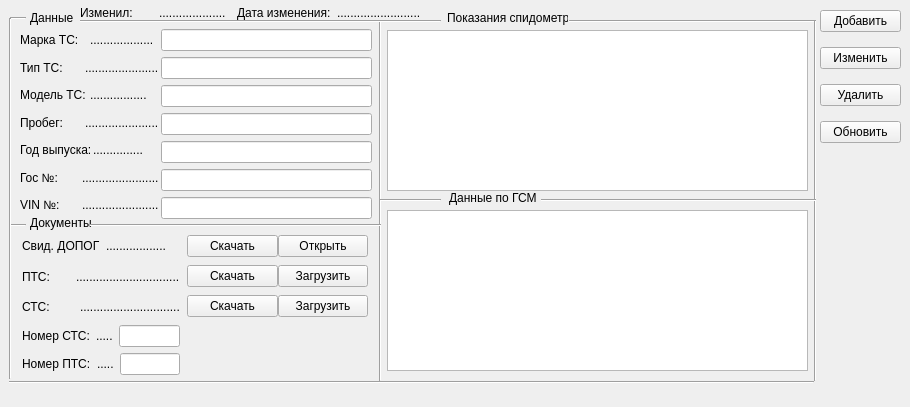
      <widget class="QWidget" name="kartaTC">
       <attribute name="title">
        <string>Карта ТС</string>
       </attribute>
       <widget class="Line" name="line">
        <property name="geometry">
         <rect>
          <x>0</x>
          <y>198</y>
          <width>20</width>
          <height>171</height>
         </rect>
        </property>
        <property name="orientation">
         <enum>Qt::Vertical</enum>
        </property>
       </widget>
       <widget class="Line" name="line_2">
        <property name="geometry">
         <rect>
          <x>10</x>
          <y>10</y>
          <width>16</width>
          <height>16</height>
         </rect>
        </property>
        <property name="orientation">
         <enum>Qt::Horizontal</enum>
        </property>
       </widget>
       <widget class="Line" name="line_3">
        <property name="geometry">
         <rect>
          <x>805</x>
          <y>20</y>
          <width>20</width>
          <height>361</height>
         </rect>
        </property>
        <property name="orientation">
         <enum>Qt::Vertical</enum>
        </property>
       </widget>
       <widget class="Line" name="line_4">
        <property name="geometry">
         <rect>
          <x>9</x>
          <y>217</y>
          <width>17</width>
          <height>16</height>
         </rect>
        </property>
        <property name="orientation">
         <enum>Qt::Horizontal</enum>
        </property>
       </widget>
       <widget class="Line" name="line_5">
        <property name="geometry">
         <rect>
          <x>370</x>
          <y>20</y>
          <width>20</width>
          <height>361</height>
         </rect>
        </property>
        <property name="sizePolicy">
         <sizepolicy hsizetype="Fixed" vsizetype="Minimum">
          <horstretch>9</horstretch>
          <verstretch>0</verstretch>
         </sizepolicy>
        </property>
        <property name="orientation">
         <enum>Qt::Vertical</enum>
        </property>
       </widget>
       <widget class="Line" name="line_6">
        <property name="geometry">
         <rect>
          <x>9</x>
          <y>367</y>
          <width>805</width>
          <height>31</height>
         </rect>
        </property>
        <property name="orientation">
         <enum>Qt::Horizontal</enum>
        </property>
       </widget>
       <widget class="QLabel" name="label_18">
        <property name="geometry">
         <rect>
          <x>30</x>
          <y>10</y>
          <width>51</width>
          <height>16</height>
         </rect>
        </property>
        <property name="text">
         <string>Данные</string>
        </property>
       </widget>
       <widget class="QLabel" name="label_19">
        <property name="geometry">
         <rect>
          <x>30</x>
          <y>215</y>
          <width>70</width>
          <height>16</height>
         </rect>
        </property>
        <property name="text">
         <string>Документы</string>
        </property>
       </widget>
       <widget class="Line" name="line_7">
        <property name="geometry">
         <rect>
          <x>90</x>
          <y>215</y>
          <width>291</width>
          <height>20</height>
         </rect>
        </property>
        <property name="orientation">
         <enum>Qt::Horizontal</enum>
        </property>
       </widget>
       <widget class="Line" name="line_8">
        <property name="geometry">
         <rect>
          <x>80</x>
          <y>11</y>
          <width>361</width>
          <height>20</height>
         </rect>
        </property>
        <property name="orientation">
         <enum>Qt::Horizontal</enum>
        </property>
       </widget>
       <widget class="QLabel" name="label_27">
        <property name="geometry">
         <rect>
          <x>449</x>
          <y>190</y>
          <width>91</width>
          <height>16</height>
         </rect>
        </property>
        <property name="text">
         <string>Данные по ГСМ</string>
        </property>
       </widget>
       <widget class="Line" name="line_9">
        <property name="geometry">
         <rect>
          <x>541</x>
          <y>190</y>
          <width>275</width>
          <height>20</height>
         </rect>
        </property>
        <property name="orientation">
         <enum>Qt::Horizontal</enum>
        </property>
       </widget>
       <widget class="Line" name="line_10">
        <property name="geometry">
         <rect>
          <x>569</x>
          <y>11</y>
          <width>246</width>
          <height>20</height>
         </rect>
        </property>
        <property name="orientation">
         <enum>Qt::Horizontal</enum>
        </property>
       </widget>
       <widget class="QWidget" name="layoutWidget">
        <property name="geometry">
         <rect>
          <x>0</x>
          <y>0</y>
          <width>2</width>
          <height>2</height>
         </rect>
        </property>
        <layout class="QHBoxLayout" name="horizontalLayout_6"/>
       </widget>
       <widget class="Line" name="line_11">
        <property name="geometry">
         <rect>
          <x>0</x>
          <y>18</y>
          <width>20</width>
          <height>361</height>
         </rect>
        </property>
        <property name="orientation">
         <enum>Qt::Vertical</enum>
        </property>
       </widget>
       <widget class="QWidget" name="layoutWidget">
        <property name="geometry">
         <rect>
          <x>161</x>
          <y>29</y>
          <width>211</width>
          <height>192</height>
         </rect>
        </property>
        <layout class="QVBoxLayout" name="verticalLayout">
         <item>
          <widget class="QLineEdit" name="markaTC">
           <property name="toolTip">
            <string>Введите марку ТС</string>
           </property>
          </widget>
         </item>
         <item>
          <widget class="QLineEdit" name="typeTC">
           <property name="sizePolicy">
            <sizepolicy hsizetype="Expanding" vsizetype="Fixed">
             <horstretch>0</horstretch>
             <verstretch>0</verstretch>
            </sizepolicy>
           </property>
           <property name="toolTip">
            <string>Введите тип ТС</string>
           </property>
          </widget>
         </item>
         <item>
          <widget class="QLineEdit" name="modelTC">
           <property name="sizePolicy">
            <sizepolicy hsizetype="Preferred" vsizetype="Fixed">
             <horstretch>1</horstretch>
             <verstretch>0</verstretch>
            </sizepolicy>
           </property>
           <property name="toolTip">
            <string>Введите модель ТС</string>
           </property>
          </widget>
         </item>
         <item>
          <widget class="QLineEdit" name="probeg">
           <property name="toolTip">
            <string>Введите пробег ТС,на данный момент времени</string>
           </property>
          </widget>
         </item>
         <item>
          <widget class="QLineEdit" name="godVipuska"/>
         </item>
         <item>
          <widget class="QLineEdit" name="gosNo">
           <property name="toolTip">
            <string>Введите гос.номер ТС</string>
           </property>
          </widget>
         </item>
         <item>
          <widget class="QLineEdit" name="vinNo">
           <property name="toolTip">
            <string>Введите VIN ТС</string>
           </property>
          </widget>
         </item>
        </layout>
       </widget>
       <widget class="QWidget" name="layoutWidget">
        <property name="geometry">
         <rect>
          <x>20</x>
          <y>27</y>
          <width>139</width>
          <height>191</height>
         </rect>
        </property>
        <layout class="QVBoxLayout" name="verticalLayout_2">
         <property name="spacing">
          <number>1</number>
         </property>
         <item>
          <layout class="QHBoxLayout" name="horizontalLayout_5">
           <item>
            <widget class="QLabel" name="label">
             <property name="text">
              <string>Марка ТС:</string>
             </property>
            </widget>
           </item>
           <item>
            <widget class="QLabel" name="label_4">
             <property name="text">
              <string>...................</string>
             </property>
            </widget>
           </item>
          </layout>
         </item>
         <item>
          <layout class="QHBoxLayout" name="horizontalLayout_7">
           <item>
            <widget class="QLabel" name="label_6">
             <property name="text">
              <string>Тип ТС:</string>
             </property>
            </widget>
           </item>
           <item>
            <widget class="QLabel" name="label_16">
             <property name="text">
              <string>......................</string>
             </property>
            </widget>
           </item>
          </layout>
         </item>
         <item>
          <layout class="QHBoxLayout" name="horizontalLayout_8">
           <item>
            <widget class="QLabel" name="label_2">
             <property name="text">
              <string>Модель ТС:</string>
             </property>
            </widget>
           </item>
           <item>
            <widget class="QLabel" name="label_17">
             <property name="text">
              <string>.................</string>
             </property>
            </widget>
           </item>
          </layout>
         </item>
         <item>
          <layout class="QHBoxLayout" name="horizontalLayout_9">
           <item>
            <widget class="QLabel" name="label_11">
             <property name="text">
              <string>Пробег:</string>
             </property>
            </widget>
           </item>
           <item>
            <widget class="QLabel" name="label_15">
             <property name="text">
              <string>......................</string>
             </property>
            </widget>
           </item>
          </layout>
         </item>
         <item>
          <layout class="QHBoxLayout" name="horizontalLayout_10">
           <item>
            <widget class="QLabel" name="label_3">
             <property name="text">
              <string>Год выпуска:</string>
             </property>
            </widget>
           </item>
           <item>
            <widget class="QLabel" name="label_14">
             <property name="text">
              <string>...............</string>
             </property>
            </widget>
           </item>
          </layout>
         </item>
         <item>
          <layout class="QHBoxLayout" name="horizontalLayout_11">
           <item>
            <widget class="QLabel" name="label_5">
             <property name="text">
              <string>Гос №:</string>
             </property>
            </widget>
           </item>
           <item>
            <widget class="QLabel" name="label_13">
             <property name="text">
              <string>.......................</string>
             </property>
            </widget>
           </item>
          </layout>
         </item>
         <item>
          <layout class="QHBoxLayout" name="horizontalLayout_12">
           <item>
            <widget class="QLabel" name="label_10">
             <property name="text">
              <string>VIN №:</string>
             </property>
            </widget>
           </item>
           <item>
            <widget class="QLabel" name="label_12">
             <property name="text">
              <string>.......................</string>
             </property>
            </widget>
           </item>
          </layout>
         </item>
        </layout>
       </widget>
       <widget class="QWidget" name="layoutWidget">
        <property name="geometry">
         <rect>
          <x>187</x>
          <y>227</y>
          <width>181</width>
          <height>101</height>
         </rect>
        </property>
        <layout class="QVBoxLayout" name="verticalLayout_3">
         <property name="spacing">
          <number>0</number>
         </property>
         <item>
          <layout class="QHBoxLayout" name="horizontalLayout_2">
           <item>
            <widget class="QPushButton" name="btnDwnldDopog">
             <property name="text">
              <string>Скачать</string>
             </property>
            </widget>
           </item>
           <item>
            <widget class="QPushButton" name="btnOpenDopog">
             <property name="text">
              <string>Открыть</string>
             </property>
            </widget>
           </item>
          </layout>
         </item>
         <item>
          <layout class="QHBoxLayout" name="horizontalLayout_3">
           <item>
            <widget class="QPushButton" name="btnDwnldPTS">
             <property name="text">
              <string>Скачать</string>
             </property>
            </widget>
           </item>
           <item>
            <widget class="QPushButton" name="btnLoadPTS">
             <property name="text">
              <string>Загрузить</string>
             </property>
            </widget>
           </item>
          </layout>
         </item>
         <item>
          <layout class="QHBoxLayout" name="horizontalLayout_4">
           <item>
            <widget class="QPushButton" name="btnDwnldCTC">
             <property name="text">
              <string>Скачать</string>
             </property>
            </widget>
           </item>
           <item>
            <widget class="QPushButton" name="btnLoadSTS">
             <property name="text">
              <string>Загрузить</string>
             </property>
            </widget>
           </item>
          </layout>
         </item>
        </layout>
       </widget>
       <widget class="Line" name="line_12">
        <property name="geometry">
         <rect>
          <x>380</x>
          <y>190</y>
          <width>61</width>
          <height>20</height>
         </rect>
        </property>
        <property name="orientation">
         <enum>Qt::Horizontal</enum>
        </property>
       </widget>
       <widget class="QLabel" name="label_48">
        <property name="geometry">
         <rect>
          <x>447</x>
          <y>10</y>
          <width>121</width>
          <height>16</height>
         </rect>
        </property>
        <property name="text">
         <string>Показания спидометра</string>
        </property>
       </widget>
       <widget class="QWidget" name="layoutWidget">
        <property name="geometry">
         <rect>
          <x>22</x>
          <y>234</y>
          <width>158</width>
          <height>141</height>
         </rect>
        </property>
        <layout class="QVBoxLayout" name="verticalLayout_4">
         <item>
          <layout class="QHBoxLayout" name="horizontalLayout_13">
           <item>
            <widget class="QLabel" name="label_9">
             <property name="text">
              <string>Свид. ДОПОГ</string>
             </property>
            </widget>
           </item>
           <item>
            <widget class="QLabel" name="label_28">
             <property name="text">
              <string>..................</string>
             </property>
            </widget>
           </item>
          </layout>
         </item>
         <item>
          <layout class="QHBoxLayout" name="horizontalLayout_14">
           <item>
            <widget class="QLabel" name="label_8">
             <property name="text">
              <string>ПТС:</string>
             </property>
            </widget>
           </item>
           <item>
            <widget class="QLabel" name="label_29">
             <property name="text">
              <string>...............................</string>
             </property>
            </widget>
           </item>
          </layout>
         </item>
         <item>
          <layout class="QHBoxLayout" name="horizontalLayout_15">
           <item>
            <widget class="QLabel" name="label_7">
             <property name="text">
              <string>СТС:</string>
             </property>
            </widget>
           </item>
           <item>
            <widget class="QLabel" name="label_30">
             <property name="text">
              <string>..............................</string>
             </property>
            </widget>
           </item>
          </layout>
         </item>
         <item>
          <layout class="QHBoxLayout" name="horizontalLayout_29">
           <item>
            <widget class="QLabel" name="label_51">
             <property name="text">
              <string>Номер СТС:</string>
             </property>
            </widget>
           </item>
           <item>
            <widget class="QLabel" name="label_52">
             <property name="text">
              <string>.....</string>
             </property>
            </widget>
           </item>
           <item>
            <widget class="QLineEdit" name="stsNumber"/>
           </item>
          </layout>
         </item>
         <item>
          <layout class="QHBoxLayout" name="horizontalLayout_28">
           <item>
            <widget class="QLabel" name="label_49">
             <property name="text">
              <string>Номер ПТС:</string>
             </property>
            </widget>
           </item>
           <item>
            <widget class="QLabel" name="label_21">
             <property name="text">
              <string>.....</string>
             </property>
            </widget>
           </item>
           <item>
            <widget class="QLineEdit" name="ptsNumber"/>
           </item>
          </layout>
         </item>
        </layout>
       </widget>
       <widget class="QWidget" name="layoutWidget">
        <property name="geometry">
         <rect>
          <x>80</x>
          <y>2</y>
          <width>341</width>
          <height>22</height>
         </rect>
        </property>
        <layout class="QHBoxLayout" name="horizontalLayout_44">
         <item>
          <layout class="QHBoxLayout" name="horizontalLayout_42">
           <item>
            <widget class="QLabel" name="label_23">
             <property name="text">
              <string>Изменил: </string>
             </property>
            </widget>
           </item>
           <item>
            <widget class="QLabel" name="authorOfChangedData">
             <property name="text">
              <string>....................</string>
             </property>
            </widget>
           </item>
          </layout>
         </item>
         <item>
          <layout class="QHBoxLayout" name="horizontalLayout_43">
           <item>
            <widget class="QLabel" name="label_20">
             <property name="text">
              <string>Дата изменения:</string>
             </property>
            </widget>
           </item>
           <item>
            <widget class="QLabel" name="dateOfLastChanging">
             <property name="text">
              <string>.........................</string>
             </property>
            </widget>
           </item>
          </layout>
         </item>
        </layout>
       </widget>
       <widget class="QTableView" name="tableMileageKartaTC">
        <property name="geometry">
         <rect>
          <x>387</x>
          <y>30</y>
          <width>421</width>
          <height>161</height>
         </rect>
        </property>
       </widget>
       <widget class="QTableView" name="tableGsmKartaTC">
        <property name="geometry">
         <rect>
          <x>387</x>
          <y>210</y>
          <width>421</width>
          <height>161</height>
         </rect>
        </property>
       </widget>
       <widget class="QWidget" name="layoutWidget">
        <property name="geometry">
         <rect>
          <x>820</x>
          <y>1</y>
          <width>81</width>
          <height>151</height>
         </rect>
        </property>
        <layout class="QVBoxLayout" name="verticalLayout_5">
         <item>
          <widget class="QPushButton" name="btnAddGsm">
           <property name="text">
            <string>Добавить</string>
           </property>
          </widget>
         </item>
         <item>
          <widget class="QPushButton" name="btnChangeGsm">
           <property name="text">
            <string>Изменить</string>
           </property>
          </widget>
         </item>
         <item>
          <widget class="QPushButton" name="btnDeleteGsm">
           <property name="text">
            <string>Удалить</string>
           </property>
          </widget>
         </item>
         <item>
          <widget class="QPushButton" name="btnKartaTCRefresh">
           <property name="text">
            <string>Обновить</string>
           </property>
          </widget>
         </item>
        </layout>
       </widget>
       <zorder>layoutWidget</zorder>
       <zorder>layoutWidget</zorder>
       <zorder>layoutWidget</zorder>
       <zorder>line</zorder>
       <zorder>line_2</zorder>
       <zorder>line_3</zorder>
       <zorder>line_4</zorder>
       <zorder>line_5</zorder>
       <zorder>line_6</zorder>
       <zorder>label_18</zorder>
       <zorder>label_19</zorder>
       <zorder>line_7</zorder>
       <zorder>line_8</zorder>
       <zorder>label_27</zorder>
       <zorder>line_9</zorder>
       <zorder>line_10</zorder>
       <zorder>line_11</zorder>
       <zorder>layoutWidget</zorder>
       <zorder>layoutWidget</zorder>
       <zorder>line_12</zorder>
       <zorder>label_48</zorder>
       <zorder>tableMileageKartaTC</zorder>
       <zorder>tableGsmKartaTC</zorder>
       <zorder>layoutWidget</zorder>
       <zorder>layoutWidget</zorder>
      </widget>
